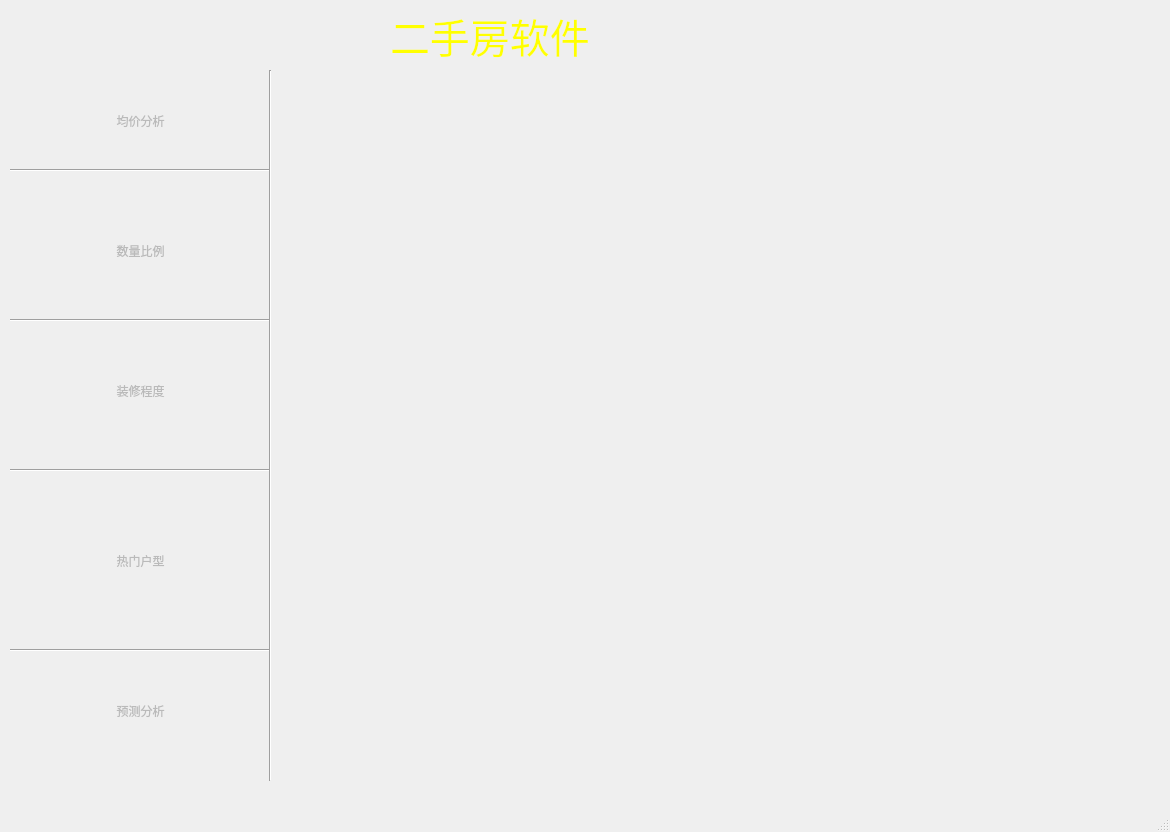
<?xml version="1.0" encoding="UTF-8"?>
<ui version="4.0">
 <class>MainWindow</class>
 <widget class="QMainWindow" name="MainWindow">
  <property name="geometry">
   <rect>
    <x>0</x>
    <y>0</y>
    <width>1170</width>
    <height>832</height>
   </rect>
  </property>
  <property name="windowTitle">
   <string>MainWindow</string>
  </property>
  <property name="styleSheet">
   <string notr="true">border-image: url(:/bj/image/背景.jpg);</string>
  </property>
  <widget class="QWidget" name="centralwidget">
   <widget class="QLabel" name="label">
    <property name="geometry">
     <rect>
      <x>390</x>
      <y>10</y>
      <width>411</width>
      <height>51</height>
     </rect>
    </property>
    <property name="font">
     <font>
      <family>黑体</family>
      <pointsize>30</pointsize>
      <weight>50</weight>
      <italic>false</italic>
      <bold>false</bold>
     </font>
    </property>
    <property name="styleSheet">
     <string notr="true">border-image: url(:/bj/image/背景颜色.jpg);
font: 30pt &quot;黑体&quot;;
color: rgb(255, 255, 0);
</string>
    </property>
    <property name="text">
     <string>二手房软件</string>
    </property>
   </widget>
   <widget class="QLabel" name="label_2">
    <property name="geometry">
     <rect>
      <x>0</x>
      <y>70</y>
      <width>1161</width>
      <height>711</height>
     </rect>
    </property>
    <property name="styleSheet">
     <string notr="true">border-image: url(:/bj/image/背景颜色.jpg);</string>
    </property>
    <property name="text">
     <string/>
    </property>
   </widget>
   <widget class="QWidget" name="widget" native="true">
    <property name="geometry">
     <rect>
      <x>10</x>
      <y>70</y>
      <width>271</width>
      <height>711</height>
     </rect>
    </property>
    <property name="styleSheet">
     <string notr="true">border-image: url();</string>
    </property>
    <widget class="Line" name="line_2">
     <property name="geometry">
      <rect>
       <x>-10</x>
       <y>90</y>
       <width>271</width>
       <height>20</height>
      </rect>
     </property>
     <property name="orientation">
      <enum>Qt::Horizontal</enum>
     </property>
    </widget>
    <widget class="Line" name="line_3">
     <property name="geometry">
      <rect>
       <x>-10</x>
       <y>240</y>
       <width>271</width>
       <height>20</height>
      </rect>
     </property>
     <property name="orientation">
      <enum>Qt::Horizontal</enum>
     </property>
    </widget>
    <widget class="Line" name="line_4">
     <property name="geometry">
      <rect>
       <x>-10</x>
       <y>390</y>
       <width>271</width>
       <height>20</height>
      </rect>
     </property>
     <property name="orientation">
      <enum>Qt::Horizontal</enum>
     </property>
    </widget>
    <widget class="Line" name="line_5">
     <property name="geometry">
      <rect>
       <x>-10</x>
       <y>570</y>
       <width>271</width>
       <height>20</height>
      </rect>
     </property>
     <property name="orientation">
      <enum>Qt::Horizontal</enum>
     </property>
    </widget>
    <widget class="QPushButton" name="pushButton">
     <property name="geometry">
      <rect>
       <x>10</x>
       <y>10</y>
       <width>241</width>
       <height>81</height>
      </rect>
     </property>
     <property name="styleSheet">
      <string notr="true">#pushButton{
color:rgb(186,186,186);
font:25pt &quot;隶书&quot;;
border:none;
}
#pushButton:focus{
backgroud-color:rgba(255,255,255,0);
          color:qlineargradient(spread:pad, x1:0, y1:0, x2:1, y2:1,
stop:0 rgba(167, 0, 0, 255), stop:1 rgba(255, 255, 0, 255));
}</string>
     </property>
     <property name="text">
      <string>均价分析</string>
     </property>
    </widget>
    <widget class="QPushButton" name="pushButton_2">
     <property name="geometry">
      <rect>
       <x>10</x>
       <y>140</y>
       <width>241</width>
       <height>81</height>
      </rect>
     </property>
     <property name="styleSheet">
      <string notr="true">#pushButton_2{
color:rgb(186,186,186);
font:25pt &quot;隶书&quot;;
border:none;
}
#pushButton_2:focus{
backgroud-color:rgba(255,255,255,0);
          color:qlineargradient(spread:pad, x1:0, y1:0, x2:1, y2:1,
stop:0 rgba(167, 0, 0, 255), stop:1 rgba(255, 255, 0, 255));
}</string>
     </property>
     <property name="text">
      <string>数量比例</string>
     </property>
    </widget>
    <widget class="QPushButton" name="pushButton_3">
     <property name="geometry">
      <rect>
       <x>10</x>
       <y>280</y>
       <width>241</width>
       <height>81</height>
      </rect>
     </property>
     <property name="styleSheet">
      <string notr="true">#pushButton_3{
color:rgb(186,186,186);
font:25pt &quot;隶书&quot;;
border:none;
}
#pushButton_3:focus{
backgroud-color:rgba(255,255,255,0);
          color:qlineargradient(spread:pad, x1:0, y1:0, x2:1, y2:1,
stop:0 rgba(167, 0, 0, 255), stop:1 rgba(255, 255, 0, 255));
}</string>
     </property>
     <property name="text">
      <string>装修程度</string>
     </property>
    </widget>
    <widget class="QPushButton" name="pushButton_4">
     <property name="geometry">
      <rect>
       <x>10</x>
       <y>450</y>
       <width>241</width>
       <height>81</height>
      </rect>
     </property>
     <property name="styleSheet">
      <string notr="true">#pushButton_4{
color:rgb(186,186,186);
font:25pt &quot;隶书&quot;;
border:none;
}
#pushButton_4:focus{
backgroud-color:rgba(255,255,255,0);
          color:qlineargradient(spread:pad, x1:0, y1:0, x2:1, y2:1,
stop:0 rgba(167, 0, 0, 255), stop:1 rgba(255, 255, 0, 255));
}</string>
     </property>
     <property name="text">
      <string>热门户型</string>
     </property>
    </widget>
    <widget class="QPushButton" name="pushButton_5">
     <property name="geometry">
      <rect>
       <x>10</x>
       <y>600</y>
       <width>241</width>
       <height>81</height>
      </rect>
     </property>
     <property name="styleSheet">
      <string notr="true">#pushButton_5{
color:rgb(186,186,186);
font:25pt &quot;隶书&quot;;
border:none;
}
#pushButton_5:focus{
backgroud-color:rgba(255,255,255,0);
          color:qlineargradient(spread:pad, x1:0, y1:0, x2:1, y2:1,
stop:0 rgba(167, 0, 0, 255), stop:1 rgba(255, 255, 0, 255));
}</string>
     </property>
     <property name="text">
      <string>预测分析</string>
     </property>
    </widget>
   </widget>
   <widget class="Line" name="line">
    <property name="geometry">
     <rect>
      <x>262</x>
      <y>70</y>
      <width>16</width>
      <height>711</height>
     </rect>
    </property>
    <property name="styleSheet">
     <string notr="true">border-image: url();
color: rgb(255, 255, 0);</string>
    </property>
    <property name="orientation">
     <enum>Qt::Vertical</enum>
    </property>
   </widget>
   <widget class="QGroupBox" name="groupBox">
    <property name="geometry">
     <rect>
      <x>270</x>
      <y>70</y>
      <width>891</width>
      <height>721</height>
     </rect>
    </property>
    <property name="styleSheet">
     <string notr="true">border-image: url();
border:none;</string>
    </property>
    <property name="title">
     <string/>
    </property>
   </widget>
   <widget class="QGroupBox" name="groupBox_2">
    <property name="geometry">
     <rect>
      <x>270</x>
      <y>70</y>
      <width>891</width>
      <height>721</height>
     </rect>
    </property>
    <property name="styleSheet">
     <string notr="true">border-image: url();
border:none;</string>
    </property>
    <property name="title">
     <string/>
    </property>
   </widget>
  </widget>
  <widget class="QMenuBar" name="menubar">
   <property name="geometry">
    <rect>
     <x>0</x>
     <y>0</y>
     <width>1170</width>
     <height>23</height>
    </rect>
   </property>
  </widget>
  <widget class="QStatusBar" name="statusbar"/>
 </widget>
 <resources>
  <include location="qec.qrc"/>
 </resources>
 <connections/>
</ui>
